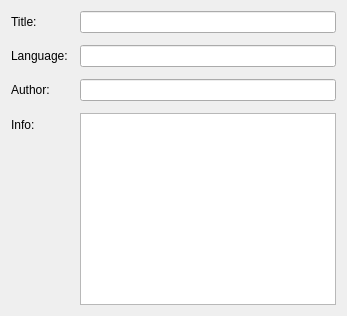
           <widget class="QWidget" name="infoTab">
            <attribute name="title">
             <string>Info</string>
            </attribute>
            <layout class="QGridLayout" name="gridLayout_11">
             <item row="0" column="0">
              <layout class="QFormLayout" name="formLayout">
               <property name="horizontalSpacing">
                <number>12</number>
               </property>
               <property name="verticalSpacing">
                <number>12</number>
               </property>
               <item row="1" column="0">
                <widget class="QLabel" name="label">
                 <property name="text">
                  <string>Title:</string>
                 </property>
                </widget>
               </item>
               <item row="1" column="1">
                <widget class="QLineEdit" name="lineEdit"/>
               </item>
               <item row="2" column="0">
                <widget class="QLabel" name="label_2">
                 <property name="text">
                  <string>Language:</string>
                 </property>
                </widget>
               </item>
               <item row="2" column="1">
                <widget class="QLineEdit" name="lineEdit_2"/>
               </item>
               <item row="3" column="0">
                <widget class="QLabel" name="label_3">
                 <property name="text">
                  <string>Author:</string>
                 </property>
                </widget>
               </item>
               <item row="3" column="1">
                <widget class="QLineEdit" name="lineEdit_3"/>
               </item>
               <item row="4" column="0">
                <widget class="QLabel" name="label_4">
                 <property name="text">
                  <string>Info:</string>
                 </property>
                </widget>
               </item>
               <item row="4" column="1">
                <widget class="QTextEdit" name="textEdit">
                 <property name="sizePolicy">
                  <sizepolicy hsizetype="Expanding" vsizetype="Expanding">
                   <horstretch>0</horstretch>
                   <verstretch>0</verstretch>
                  </sizepolicy>
                 </property>
                </widget>
               </item>
              </layout>
             </item>
            </layout>
           </widget>
